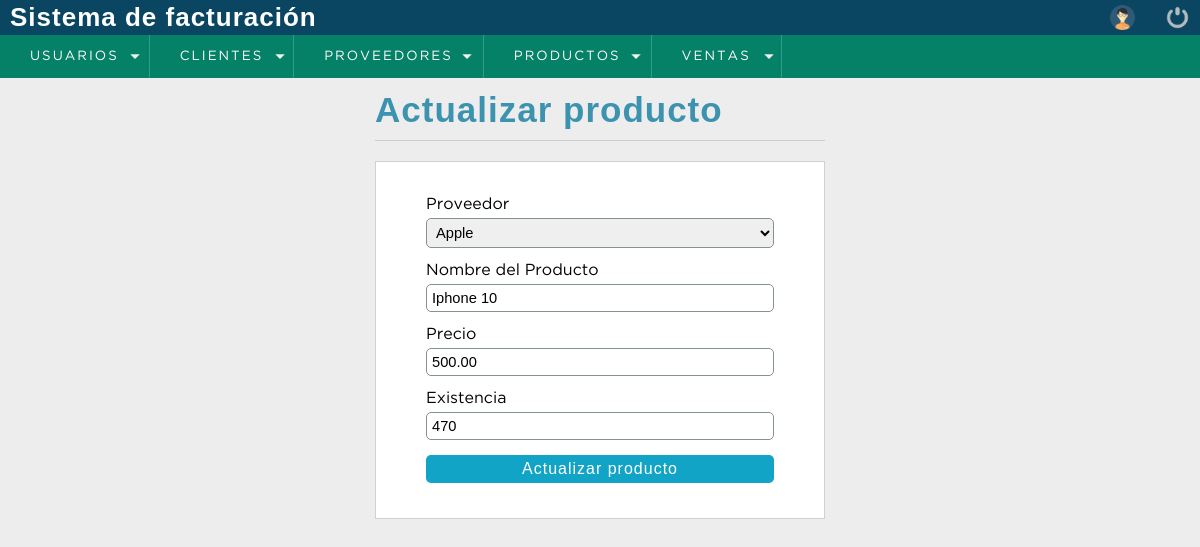
/proyecto/sistema/editar_producto.php?id=1 (signed in), run on the app's committed database.
### tables this page shows
CREATE TABLE `producto` (
  `codproducto` int(11) NOT NULL,
  `proveedor` int(11) DEFAULT NULL,
  `precio` decimal(10,2) DEFAULT NULL,
  `existencia` int(11) DEFAULT NULL,
  `nombre_producto` varchar(255) NOT NULL
);

### proyecto/sistema/editar_producto.php (the view, shortened to what this page needs)
<?php
    include "../bd.php";
    $codproducto = $_GET['id'];
    $sql = mysqli_query($connection, "SELECT * FROM producto WHERE codproducto = $codproducto");
    $result_sql = mysqli_num_rows($sql);
    if ($result_sql == 0) {
        header('Location: lista_producto.php');
        exit;
    } else {
        $data = mysqli_fetch_array($sql);
        $proveedor = $data['proveedor'];
        $nombre_producto = $data['nombre_producto'];
        $precio = $data['precio'];
        $existencia = $data['existencia'];
    }
?>
<!DOCTYPE html>
<html lang="en">
<head>
    <?php include "includes/scripts.php"; ?>
</head>
<body>
    <?php include "includes/header.php"; ?>
    <section id="container">
        <div class="form_register">
            <h1>Actualizar producto</h1>
            <hr>
            <form action="" method="post">
                <label for="proveedor">Proveedor</label>
                <select name="proveedor" id="proveedor">
                    <?php
                    $query_proveedores = mysqli_query($connection, "SELECT codproveedor, proveedor FROM proveedor ORDER BY proveedor ASC");
                    if(mysqli_num_rows($query_proveedores) > 0){
                        while($row = mysqli_fetch_array($query_proveedores)){
                            $seleccionado = ($row['codproveedor'] == $proveedor) ? "seleccionado" : "";
                            echo "<option value='{$row['codproveedor']}' {$seleccionado}>{$row['proveedor']}</option>";
                        }
                    }
                    ?>
                </select>
                <label for="nombre_producto">Nombre del Producto</label>
                <input type="text" name="nombre_producto" id="nombre_producto" placeholder="Nombre del producto" value="<?php echo $nombre_producto; ?>">
                <label for="precio">Precio</label>
                <input type="number" name="precio" id="precio" placeholder="Precio del producto" value="<?php echo $precio; ?>">
                <label for="existencia">Existencia</label>
                <input type="number" name="existencia" id="existencia" placeholder="Existencia del producto" value="<?php echo $existencia; ?>">
                <input type="submit" value="Actualizar producto" class="btn-save">
            </form>
        </div>
    </section>
</body>
</html>

### proyecto/sistema/css/style.css (style rules this page uses)
* { margin: 0; padding: 0; box-sizing: border-box; }
body { background: #ededed; }
h1, h2, h3, h4, h5, h6 { font-family: 'arial'; font-weight: bold; letter-spacing: 1px; }
h1 { font-size: 26px; }
#container { padding: 90px 15px 15px; }
.form_register { width: 450px; margin: auto; }
.form_register h1 { color: #3c93b0; }
hr { border: 0; background: #CCC; height: 1px; display: block; margin: 10px 0; }
form { background: #FFF; margin: auto; padding: 20px 50px; border: 1px solid #d1d1d1; }
label { display: block; font-size: 12pt; font-family: 'Gothambook'; margin: 15px auto 5px auto; }
input,select { display: block; width: 100%; font-size: 11pt; padding: 5px; border: 1px solid #859293; border-radius: 5px; }
.btn-save { font-size: 12pt; background: #12a4c6; color: #FFF; letter-spacing: 1px; border: 0; cursor: pointer; margin: 15px auto; }
#container h1 { font-size: 35px; display: inline-block; }

### data on the page
producto: nombre_producto "Iphone 10", precio "500.00", existencia "470"

### other printed values
form field proveedor "Apple"
